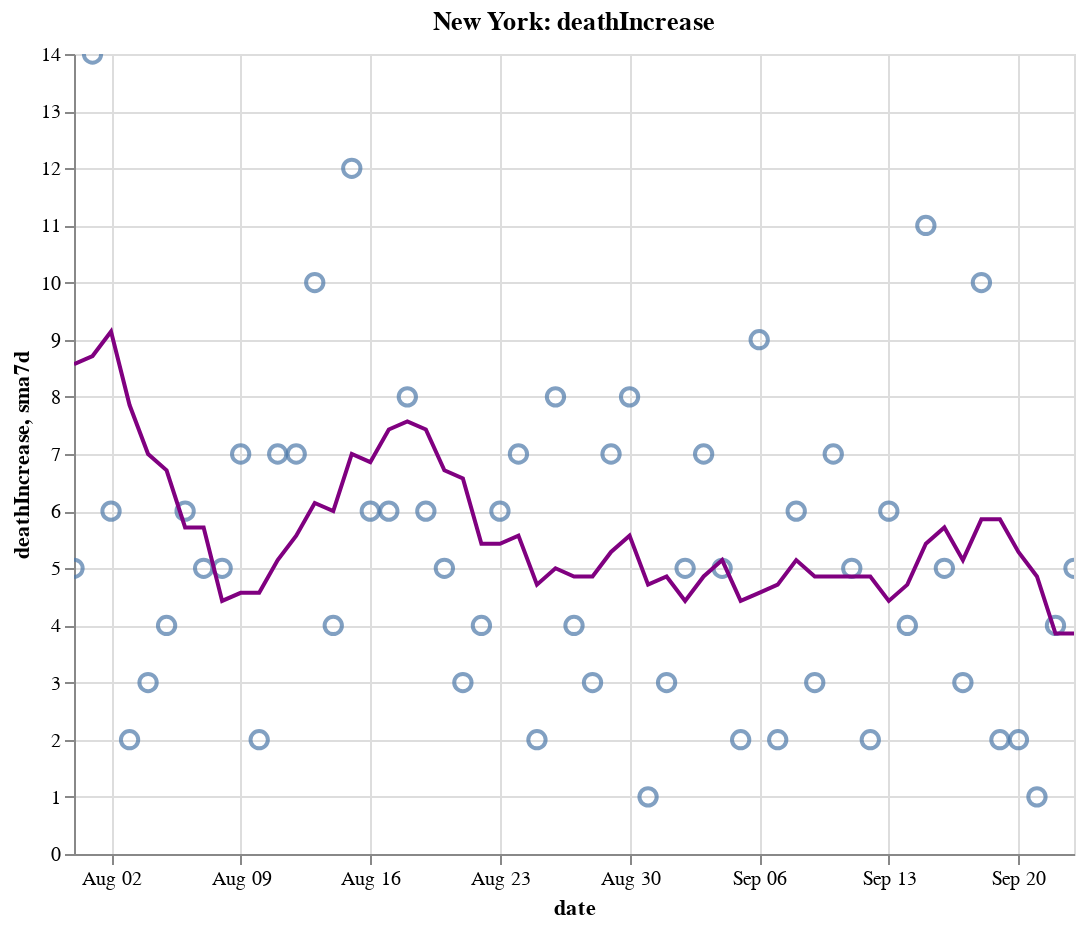

The code cell stored with this chart in its notebook:
### Code cell
create_plot(ny, 'deathIncrease')

### Figure 1 — Vega-Lite specification as saved in the notebook (floating-point values rounded to 4 significant figures)
{"config": {"view": {"continuousWidth": 400, "continuousHeight": 300}}, "layer": [{"layer": [{"mark": {"type": "point", "size": 75}, "encoding": {"tooltip": [{"type": "temporal", "field": "date"}, {"type": "quantitative", "field": "deathIncrease"}, {"type": "quantitative", "field": "sma7d"}], "x": {"type": "temporal", "field": "date"}, "y": {"type": "quantitative", "field": "deathIncrease"}}, "selection": {"selector012": {"type": "interval", "bind": "scales", "encodings": ["x", "y"]}}}, {"mark": {"type": "line", "color": "purple"}, "encoding": {"x": {"type": "temporal", "field": "date"}, "y": {"type": "quantitative", "field": "sma7d"}}}]}, {"mark": {"type": "rule", "color": "#aaa"}, "encoding": {"x": {"type": "temporal", "field": "date"}}, "transform": [{"filter": {"selection": "selector011"}}]}, {"mark": "circle", "encoding": {"opacity": {"condition": {"value": 1, "selection": "selector011"}, "value": 0}, "tooltip": [{"type": "temporal", "field": "date"}, {"type": "quantitative", "field": "deathIncrease"}, {"type": "quantitative", "field": "sma7d"}], "x": {"type": "temporal", "field": "date"}, "y": {"type": "quantitative", "field": "deathIncrease"}}, "selection": {"selector011": {"type": "single", "encodings": ["x"], "on": "mouseover", "nearest": true, "empty": "none"}}}, {"mark": {"type": "text", "align": "left", "dx": 5, "dy": -5, "stroke": "white", "strokeWidth": 2}, "encoding": {"text": {"type": "quantitative", "field": "deathIncrease"}, "tooltip": [{"type": "temporal", "field": "date"}, {"type": "quantitative", "field": "deathIncrease"}, {"type": "quantitative", "field": "sma7d"}], "x": {"type": "temporal", "field": "date"}, "y": {"type": "quantitative", "field": "deathIncrease"}}, "transform": [{"filter": {"selection": "selector011"}}]}, {"mark": {"type": "text", "align": "left", "dx": 5, "dy": -5}, "encoding": {"text": {"type": "quantitative", "field": "deathIncrease"}, "tooltip": [{"type": "temporal", "field": "date"}, {"type": "quantitative", "field": "deathIncrease"}, {"type": "quantitative", "field": "sma7d"}], "x": {"type": "temporal", "field": "date"}, "y": {"type": "quantitative", "field": "deathIncrease"}}, "transform": [{"filter": {"selection": "selector011"}}]}], "data": {"name": "data-9f0a88e365a34cc47e8da88933b70c91"}, "height": 400, "title": "New York: deathIncrease", "width": 500, "$schema": "https://vega.github.io/schema/vega-lite/v4.8.1.json", "datasets": {"data-9f0a88e365a34cc47e8da88933b70c91": [{"date": "2020-07-31T00:00:00", "totalTestResultsIncrease": 68870.0, "positiveIncrease": 644.0, "death": 25150.0, "deathIncrease": 5.0, "positiveRate": 0.009, "state": "New York", "sma7d": 8.571}, {"date": "2020-08-01T00:00:00", "totalTestResultsIncrease": 82740.0, "positiveIncrease": 753.0, "death": 25160.0, "deathIncrease": 14.0, "positiveRate": 0.009, "state": "New York", "sma7d": 8.714}, {"date": "2020-08-02T00:00:00", "totalTestResultsIncrease": 58960.0, "positiveIncrease": 531.0, "death": 25170.0, "deathIncrease": 6.0, "positiveRate": 0.009, "state": "New York", "sma7d": 9.143}, {"date": "2020-08-03T00:00:00", "totalTestResultsIncrease": 51840.0, "positiveIncrease": 545.0, "death": 25170.0, "deathIncrease": 2.0, "positiveRate": 0.011, "state": "New York", "sma7d": 7.857}, {"date": "2020-08-04T00:00:00", "totalTestResultsIncrease": 70990.0, "positiveIncrease": 746.0, "death": 25180.0, "deathIncrease": 3.0, "positiveRate": 0.011, "state": "New York", "sma7d": 7.0}, {"date": "2020-08-05T00:00:00", "totalTestResultsIncrease": 72670.0, "positiveIncrease": 636.0, "death": 25180.0, "deathIncrease": 4.0, "positiveRate": 0.009, "state": "New York", "sma7d": 6.714}, {"date": "2020-08-06T00:00:00", "totalTestResultsIncrease": 72370.0, "positiveIncrease": 703.0, "death": 25180.0, "deathIncrease": 6.0, "positiveRate": 0.01, "state": "New York", "sma7d": 5.714}, {"date": "2020-08-07T00:00:00", "totalTestResultsIncrease": 70170.0, "positiveIncrease": 714.0, "death": 25190.0, "deathIncrease": 5.0, "positiveRate": 0.01, "state": "New York", "sma7d": 5.714}, {"date": "2020-08-08T00:00:00", "totalTestResultsIncrease": 74860.0, "positiveIncrease": 703.0, "death": 25200.0, "deathIncrease": 5.0, "positiveRate": 0.009, "state": "New York", "sma7d": 4.429}, {"date": "2020-08-09T00:00:00", "totalTestResultsIncrease": 65810.0, "positiveIncrease": 515.0, "death": 25200.0, "deathIncrease": 7.0, "positiveRate": 0.008, "state": "New York", "sma7d": 4.571}, {"date": "2020-08-10T00:00:00", "totalTestResultsIncrease": 54000.0, "positiveIncrease": 476.0, "death": 25200.0, "deathIncrease": 2.0, "positiveRate": 0.009, "state": "New York", "sma7d": 4.571}, {"date": "2020-08-11T00:00:00", "totalTestResultsIncrease": 77060.0, "positiveIncrease": 667.0, "death": 25210.0, "deathIncrease": 7.0, "positiveRate": 0.009, "state": "New York", "sma7d": 5.143}, {"date": "2020-08-12T00:00:00", "totalTestResultsIncrease": 87780.0, "positiveIncrease": 700.0, "death": 25220.0, "deathIncrease": 7.0, "positiveRate": 0.008, "state": "New York", "sma7d": 5.571}, {"date": "2020-08-13T00:00:00", "totalTestResultsIncrease": 87900.0, "positiveIncrease": 737.0, "death": 25230.0, "deathIncrease": 10.0, "positiveRate": 0.008, "state": "New York", "sma7d": 6.143}, {"date": "2020-08-14T00:00:00", "totalTestResultsIncrease": 85460.0, "positiveIncrease": 727.0, "death": 25230.0, "deathIncrease": 4.0, "positiveRate": 0.009, "state": "New York", "sma7d": 6.0}, {"date": "2020-08-15T00:00:00", "totalTestResultsIncrease": 88670.0, "positiveIncrease": 734.0, "death": 25240.0, "deathIncrease": 12.0, "positiveRate": 0.008, "state": "New York", "sma7d": 7.0}, {"date": "2020-08-16T00:00:00", "totalTestResultsIncrease": 77690.0, "positiveIncrease": 607.0, "death": 25250.0, "deathIncrease": 6.0, "positiveRate": 0.008, "state": "New York", "sma7d": 6.857}, {"date": "2020-08-17T00:00:00", "totalTestResultsIncrease": 56890.0, "positiveIncrease": 408.0, "death": 25260.0, "deathIncrease": 6.0, "positiveRate": 0.007, "state": "New York", "sma7d": 7.429}, {"date": "2020-08-18T00:00:00", "totalTestResultsIncrease": 66890.0, "positiveIncrease": 655.0, "death": 25260.0, "deathIncrease": 8.0, "positiveRate": 0.01, "state": "New York", "sma7d": 7.571}, {"date": "2020-08-19T00:00:00", "totalTestResultsIncrease": 80420.0, "positiveIncrease": 631.0, "death": 25270.0, "deathIncrease": 6.0, "positiveRate": 0.008, "state": "New York", "sma7d": 7.429}, {"date": "2020-08-20T00:00:00", "totalTestResultsIncrease": 80980.0, "positiveIncrease": 601.0, "death": 25280.0, "deathIncrease": 5.0, "positiveRate": 0.007, "state": "New York", "sma7d": 6.714}, {"date": "2020-08-21T00:00:00", "totalTestResultsIncrease": 98880.0, "positiveIncrease": 709.0, "death": 25280.0, "deathIncrease": 3.0, "positiveRate": 0.007, "state": "New York", "sma7d": 6.571}, {"date": "2020-08-22T00:00:00", "totalTestResultsIncrease": 94850.0, "positiveIncrease": 653.0, "death": 25280.0, "deathIncrease": 4.0, "positiveRate": 0.007, "state": "New York", "sma7d": 5.429}, {"date": "2020-08-23T00:00:00", "totalTestResultsIncrease": 74040.0, "positiveIncrease": 572.0, "death": 25290.0, "deathIncrease": 6.0, "positiveRate": 0.008, "state": "New York", "sma7d": 5.429}, {"date": "2020-08-24T00:00:00", "totalTestResultsIncrease": 62030.0, "positiveIncrease": 408.0, "death": 25300.0, "deathIncrease": 7.0, "positiveRate": 0.007, "state": "New York", "sma7d": 5.571}, {"date": "2020-08-25T00:00:00", "totalTestResultsIncrease": 67260.0, "positiveIncrease": 629.0, "death": 25300.0, "deathIncrease": 2.0, "positiveRate": 0.009, "state": "New York", "sma7d": 4.714}, {"date": "2020-08-26T00:00:00", "totalTestResultsIncrease": 71190.0, "positiveIncrease": 566.0, "death": 25300.0, "deathIncrease": 8.0, "positiveRate": 0.008, "state": "New York", "sma7d": 5.0}, {"date": "2020-08-27T00:00:00", "totalTestResultsIncrease": 83440.0, "positiveIncrease": 791.0, "death": 25310.0, "deathIncrease": 4.0, "positiveRate": 0.009, "state": "New York", "sma7d": 4.857}, {"date": "2020-08-28T00:00:00", "totalTestResultsIncrease": 97830.0, "positiveIncrease": 636.0, "death": 25310.0, "deathIncrease": 3.0, "positiveRate": 0.007, "state": "New York", "sma7d": 4.857}, {"date": "2020-08-29T00:00:00", "totalTestResultsIncrease": 93870.0, "positiveIncrease": 635.0, "death": 25320.0, "deathIncrease": 7.0, "positiveRate": 0.007, "state": "New York", "sma7d": 5.286}, {"date": "2020-08-30T00:00:00", "totalTestResultsIncrease": 100000.0, "positiveIncrease": 698.0, "death": 25330.0, "deathIncrease": 8.0, "positiveRate": 0.007, "state": "New York", "sma7d": 5.571}, {"date": "2020-08-31T00:00:00", "totalTestResultsIncrease": 66240.0, "positiveIncrease": 656.0, "death": 25330.0, "deathIncrease": 1.0, "positiveRate": 0.01, "state": "New York", "sma7d": 4.714}, {"date": "2020-09-01T00:00:00", "totalTestResultsIncrease": 77000.0, "positiveIncrease": 754.0, "death": 25330.0, "deathIncrease": 3.0, "positiveRate": 0.01, "state": "New York", "sma7d": 4.857}, {"date": "2020-09-02T00:00:00", "totalTestResultsIncrease": 88450.0, "positiveIncrease": 708.0, "death": 25340.0, "deathIncrease": 5.0, "positiveRate": 0.008, "state": "New York", "sma7d": 4.429}, {"date": "2020-09-03T00:00:00", "totalTestResultsIncrease": 88980.0, "positiveIncrease": 889.0, "death": 25340.0, "deathIncrease": 7.0, "positiveRate": 0.01, "state": "New York", "sma7d": 4.857}, {"date": "2020-09-04T00:00:00", "totalTestResultsIncrease": 93400.0, "positiveIncrease": 864.0, "death": 25350.0, "deathIncrease": 5.0, "positiveRate": 0.009, "state": "New York", "sma7d": 5.143}, {"date": "2020-09-05T00:00:00", "totalTestResultsIncrease": 99760.0, "positiveIncrease": 801.0, "death": 25350.0, "deathIncrease": 2.0, "positiveRate": 0.008, "state": "New York", "sma7d": 4.429}, {"date": "2020-09-06T00:00:00", "totalTestResultsIncrease": 85630.0, "positiveIncrease": 729.0, "death": 25360.0, "deathIncrease": 9.0, "positiveRate": 0.009, "state": "New York", "sma7d": 4.571}, {"date": "2020-09-07T00:00:00", "totalTestResultsIncrease": 58860.0, "positiveIncrease": 520.0, "death": 25360.0, "deathIncrease": 2.0, "positiveRate": 0.009, "state": "New York", "sma7d": 4.714}, {"date": "2020-09-08T00:00:00", "totalTestResultsIncrease": 57830.0, "positiveIncrease": 557.0, "death": 25370.0, "deathIncrease": 6.0, "positiveRate": 0.01, "state": "New York", "sma7d": 5.143}, {"date": "2020-09-09T00:00:00", "totalTestResultsIncrease": 63230.0, "positiveIncrease": 576.0, "death": 25370.0, "deathIncrease": 3.0, "positiveRate": 0.009, "state": "New York", "sma7d": 4.857}, {"date": "2020-09-10T00:00:00", "totalTestResultsIncrease": 76810.0, "positiveIncrease": 757.0, "death": 25380.0, "deathIncrease": 7.0, "positiveRate": 0.01, "state": "New York", "sma7d": 4.857}, {"date": "2020-09-11T00:00:00", "totalTestResultsIncrease": 89720.0, "positiveIncrease": 880.0, "death": 25380.0, "deathIncrease": 5.0, "positiveRate": 0.01, "state": "New York", "sma7d": 4.857}, {"date": "2020-09-12T00:00:00", "totalTestResultsIncrease": 102900.0, "positiveIncrease": 849.0, "death": 25380.0, "deathIncrease": 2.0, "positiveRate": 0.008, "state": "New York", "sma7d": 4.857}, {"date": "2020-09-13T00:00:00", "totalTestResultsIncrease": 72670.0, "positiveIncrease": 725.0, "death": 25390.0, "deathIncrease": 6.0, "positiveRate": 0.01, "state": "New York", "sma7d": 4.429}, {"date": "2020-09-14T00:00:00", "totalTestResultsIncrease": 63360.0, "positiveIncrease": 583.0, "death": 25390.0, "deathIncrease": 4.0, "positiveRate": 0.009, "state": "New York", "sma7d": 4.714}, {"date": "2020-09-15T00:00:00", "totalTestResultsIncrease": 73680.0, "positiveIncrease": 766.0, "death": 25400.0, "deathIncrease": 11.0, "positiveRate": 0.01, "state": "New York", "sma7d": 5.429}, {"date": "2020-09-16T00:00:00", "totalTestResultsIncrease": 75090.0, "positiveIncrease": 652.0, "death": 25410.0, "deathIncrease": 5.0, "positiveRate": 0.009, "state": "New York", "sma7d": 5.714}, {"date": "2020-09-17T00:00:00", "totalTestResultsIncrease": 91500.0, "positiveIncrease": 896.0, "death": 25410.0, "deathIncrease": 3.0, "positiveRate": 0.01, "state": "New York", "sma7d": 5.143}, {"date": "2020-09-18T00:00:00", "totalTestResultsIncrease": 89730.0, "positiveIncrease": 790.0, "death": 25420.0, "deathIncrease": 10.0, "positiveRate": 0.009, "state": "New York", "sma7d": 5.857}, {"date": "2020-09-19T00:00:00", "totalTestResultsIncrease": 110400.0, "positiveIncrease": 986.0, "death": 25420.0, "deathIncrease": 2.0, "positiveRate": 0.009, "state": "New York", "sma7d": 5.857}, {"date": "2020-09-20T00:00:00", "totalTestResultsIncrease": 100400.0, "positiveIncrease": 862.0, "death": 25430.0, "deathIncrease": 2.0, "positiveRate": 0.009, "state": "New York", "sma7d": 5.286}, {"date": "2020-09-21T00:00:00", "totalTestResultsIncrease": 58320.0, "positiveIncrease": 573.0, "death": 25430.0, "deathIncrease": 1.0, "positiveRate": 0.01, "state": "New York", "sma7d": 4.857}, {"date": "2020-09-22T00:00:00", "totalTestResultsIncrease": 84000.0, "positiveIncrease": 754.0, "death": 25430.0, "deathIncrease": 4.0, "positiveRate": 0.009, "state": "New York", "sma7d": 3.857}, {"date": "2020-09-23T00:00:00", "totalTestResultsIncrease": 70930.0, "positiveIncrease": 665.0, "death": 25440.0, "deathIncrease": 5.0, "positiveRate": 0.009, "state": "New York", "sma7d": 3.857}]}}
